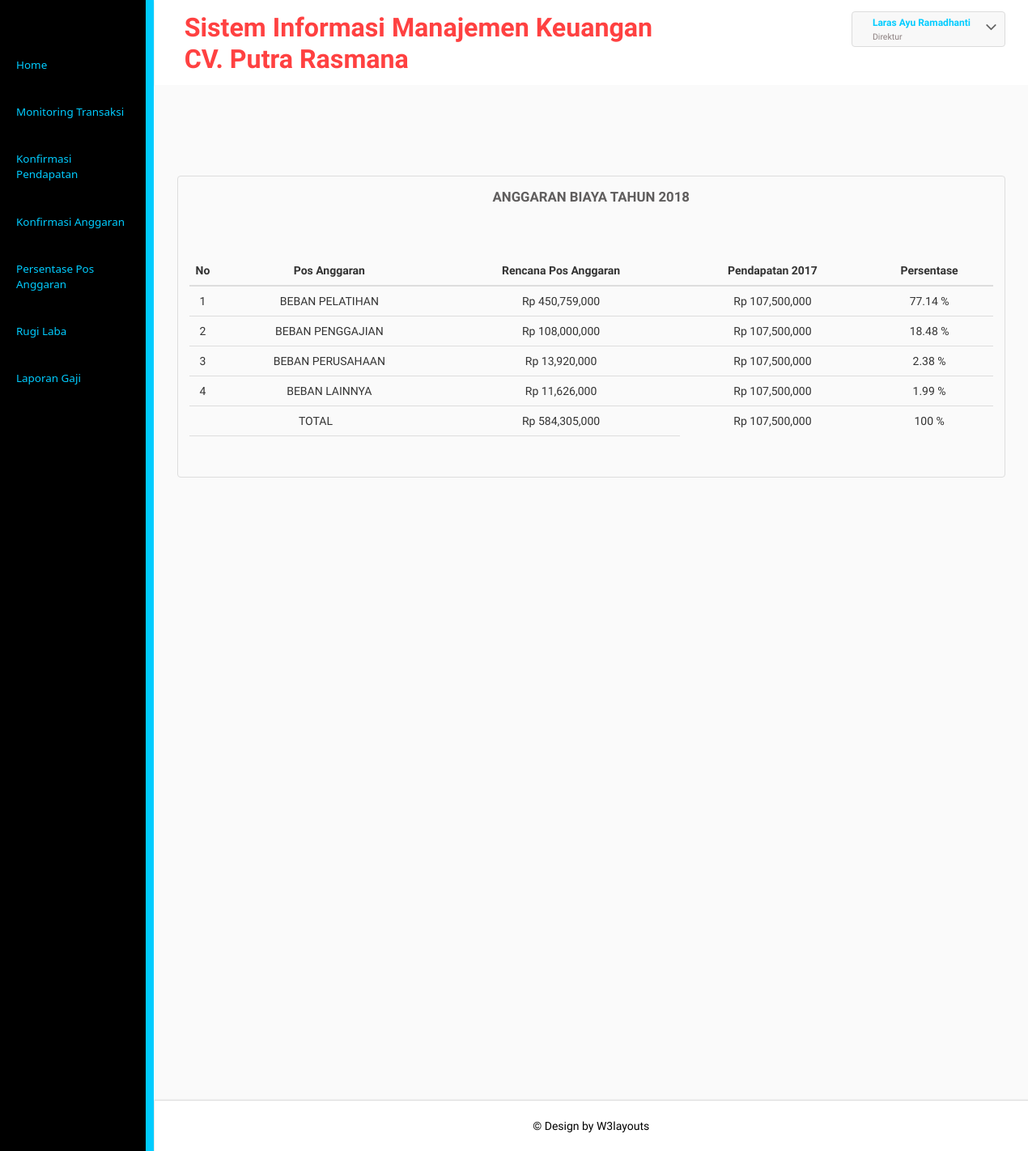
The page /direktur/ (signed in) on the database as committed earlier.
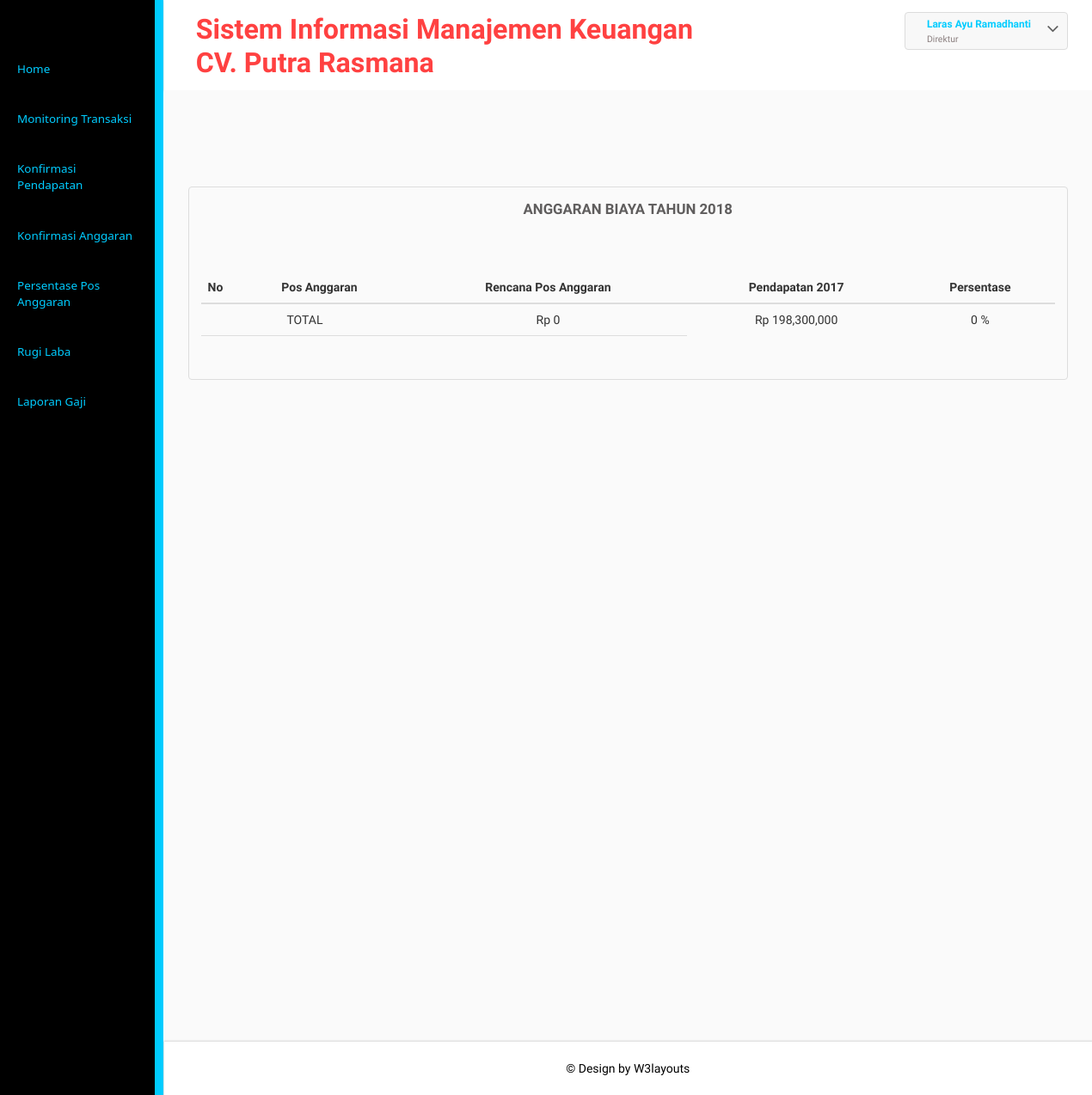
The same page on the database as committed later.
### tables this page shows
CREATE TABLE `detailanggaran` (
  `kd_anggaranperusahaan` varchar(25) NOT NULL,
  `kd_jenisanggaran` varchar(25) NOT NULL,
  `jumlahanggaranperusahaan` int(11) NOT NULL
);

CREATE TABLE `jenisanggaran` (
  `kd_jenisanggaran` varchar(25) NOT NULL,
  `jenisanggaran` varchar(50) NOT NULL
);

### direktur/libfunc.php (the view, shortened to what the changed rows need)
<?php
function headmin(){
	$iduser=$_SESSION['idadm'];
	$link=koneksidb();
	$sql="SELECT * FROM pengguna pg INNER JOIN pegawai p ON pg.id_pegawai=p.id_pegawai WHERE id_pengguna='$iduser'";
	$res=mysqli_query($link,$sql);
	$data=mysqli_fetch_array($res);
	?>
	<!DOCTYPE HTML>
<html>
<head>
	<link href="../css/bootstrap.css" rel="stylesheet" type="text/css" media="all">
	<link href="../css/style.css" rel="stylesheet" type="text/css" media="all"/>
	<link href="../css/font-awesome.css" rel="stylesheet">
</head>
<body>
	<div class="page-container">
		<div class="left-content">
			<div class="mother-grid-inner">
				<div class="header-main">
					<div class="header-left">
						<div class="logo-name">
							<a href="index">
								<h1>Sistem Informasi Manajemen Keuangan</h1>
									<h1> CV. Putra Rasmana</h1>
									</a>
							</div>
							<div class="clearfix"> </div>
						</div>
						<div class="header-right">
							<div class="profile_details">
								<ul>
									<li class="dropdown profile_details_drop">
										<a href="#" class="dropdown-toggle" data-toggle="dropdown" aria-expanded="false">
											<div class="profile_img">
												<div class="user-name">
													<p><?php echo $data['nama'];?></p>
													<span><?php echo $data['level'];?></span>
												</div>
												<i class="fa fa-angle-down lnr"></i>
												<div class="clearfix"></div>
											</div>
										</a>
									</li>
								</ul>
							</div>
							<div class="clearfix"> </div>
						</div>
						<div class="clearfix"> </div>
					</div>
			<?php
		}
		function sidemin(){
			?>
			<div class="sidebar-menu">
				<div class="logo"> <a href="#" class="sidebar-icon"> <span class="fa fa-bars"></span> </a>  </div>
				<div class="menu">
					<ul id="menu" >
						<li id="menu-home" ><a href="../direktur"><span>Home</span></a></li>
						<li><a href="monitoringtransaksi.php"><span>Monitoring Transaksi</span></a></li>
						<li><a href="kpendapatan.php"><span>Konfirmasi Pendapatan</span></a></li>
						<li><a href="kanggaranbiaya.php"><span>Konfirmasi Anggaran </span></a></li>
						<li><a href="persentase.php"><span>Persentase Pos Anggaran </span></a></li>
						<li><a href="trugilaba.php"><span>Rugi Laba</span></a></li>
						<li><a href="lapgaji.php"><span>Laporan Gaji</span></a></li>
					</ul>
				</div>
			</div>
		</div>
	</body>
	</html>
			<?php
		}
		function mainmin(){
			headmin();
			$link=koneksidb();
	?>
	<div class="inner-block">
		<div class="table-agile-info">
			<div class="panel panel-default">
        <div class="chit-chat-heading">
          Anggaran Biaya Tahun 2018
        </div>
        <br>
				<div class="">
					<?php
						$sql1="SELECT *, SUM(jumlahpendapatan) AS total, SUBSTR(tanggal,1,4) AS tahun FROM pendapatan WHERE kd_pendapatan LIKE '%PDP%' AND kd_pendapatan!='PDP00000' AND SUBSTR(tanggal,1,4)!='2018' GROUP BY SUBSTR(tanggal,1,4)";
						$res1=mysqli_query($link,$sql1);
						$data1=mysqli_fetch_array($res1);
						$sql7="SELECT SUM(kredit) AS total FROM kasbesar k INNER JOIN jenisanggaran j ON k.kd_jenisanggaran=j.kd_jenisanggaran WHERE tanggal LIKE '%$data1[tahun]%' AND k.kd_jenisanggaran!='RK04' GROUP BY SUBSTR(k.kd_jenisanggaran,1,2)";
						$res7=mysqli_query($link,$sql7);
						$data7=mysqli_fetch_array($res7);
						$sql4="SELECT SUM(kredit) AS pajak, jenisanggaran FROM kasbesar k INNER JOIN jenisanggaran j ON k.kd_jenisanggaran=j.kd_jenisanggaran WHERE tanggal LIKE '%$data1[tahun]%' AND k.kd_jenisanggaran!='RK13' GROUP BY k.kd_jenisanggaran";
						$res4=mysqli_query($link,$sql4);
						$data4=mysqli_fetch_array($res4);
						$laba=$data1['total']-$data7['total']-$data4['pajak'];
					?>
					<table class="table table-hover">
						<thead>
							<tr>
								<th style="width:20px;"><center>No</center></th>
								<th><center>Pos Anggaran</center></th>
								<th><center>Rencana Pos Anggaran</center></th>
								<th><center>Pendapatan 2017</center></th>
								<th><center>Persentase</center></th>
							</tr>
						</thead>
						<tbody>
						<?php
							$sql1="SELECT * FROM anggaranperusahaan p INNER JOIN detailanggaran d ON p.kd_anggaranperusahaan=d.kd_anggaranperusahaan INNER JOIN jenisanggaran j ON d.kd_jenisanggaran=j.kd_jenisanggaran WHERE p.kd_anggaranperusahaan LIKE '%2018%'";
							$res1=mysqli_query($link,$sql1);
							$i=1;
							while($data1=mysqli_fetch_array($res1)){
								$pers=$data1['jumlahanggaranperusahaan']/584305000 * 100;
								$ar[$i]=$data1['jumlahanggaranperusahaan'];
								$ar1[$i]=$pers;
								?>
								<tr>
									<td><center><?php echo $i;?></center></td>
									<td><center><?php echo strtoupper($data1['jenisanggaran']);?></center></td>
									<td><center><?php echo "Rp ".strtoupper(number_format($data1['jumlahanggaranperusahaan']));?></center></td>
									<td><center><?php echo "Rp ".strtoupper(number_format($laba));?></center></td>
									<td><center><?php echo round($pers,2)." %"; ?></center></td>
								</tr>
									<?php
									$i++;
								}
								$totalbeban=array_sum($ar);
								$totalpers=array_sum($ar1);
							?>
							<tr>
								<td colspan="2"><center>TOTAL</center></td>
								<td><center><?php echo "Rp ".strtoupper(number_format($totalbeban));?></center></td>
								<td><center><?php echo "Rp ".strtoupper(number_format($laba));?></center></td>
								<td><center><?php echo round($totalpers,2)." %"; ?></center></td>
							</tr>
							<tr>
								<td colspan="2"><center></center></td>
								<td></td>
							</tr>
							</tbody>
						</table>
				</div>
			</div>
		</div>
	</div>
	<div class="copyrights">
		<p>© Design by  <a href="http://w3layouts.com/" target="_blank">W3layouts</a> </p>
	</div>
</div>
</div>
<?php
			sidemin();
}
?>

Rows that differ between the two databases and show on the page:
removed detailanggaran: kd_jenisanggaran.jenisanggaran "BEBAN PELATIHAN", jumlahanggaranperusahaan "450,759,000", laba "107,500,000", jumlahanggaranperusahaan "77.14"
removed detailanggaran: kd_jenisanggaran.jenisanggaran "BEBAN PENGGAJIAN", jumlahanggaranperusahaan "108,000,000", laba "107,500,000", jumlahanggaranperusahaan "18.48"
removed detailanggaran: kd_jenisanggaran.jenisanggaran "BEBAN PERUSAHAAN", jumlahanggaranperusahaan "13,920,000", laba "107,500,000", jumlahanggaranperusahaan "2.38"
removed detailanggaran: kd_jenisanggaran.jenisanggaran "BEBAN LAINNYA", jumlahanggaranperusahaan "11,626,000", laba "107,500,000", jumlahanggaranperusahaan "1.99"
Other text that changed with them:
$totalbeban: "584,305,000" → "0"
$laba: "107,500,000" → "198,300,000"
$totalpers: "100" → "0"
